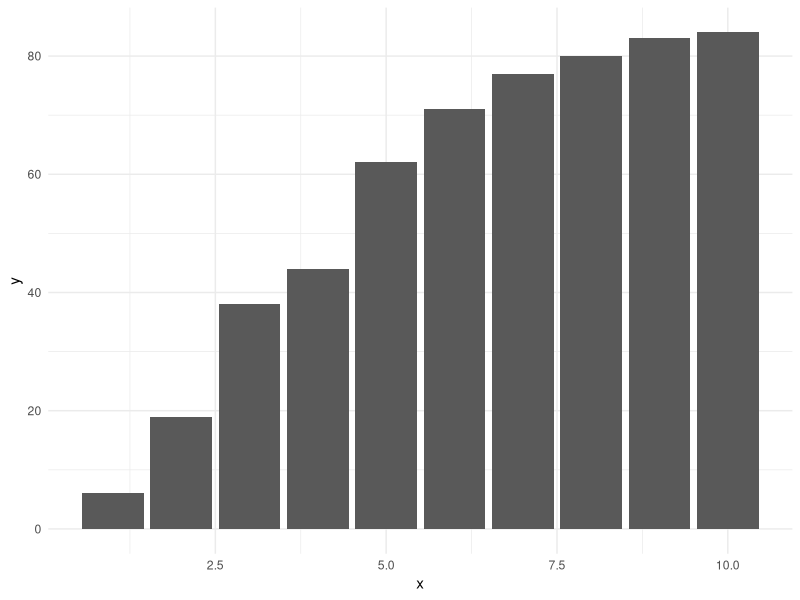
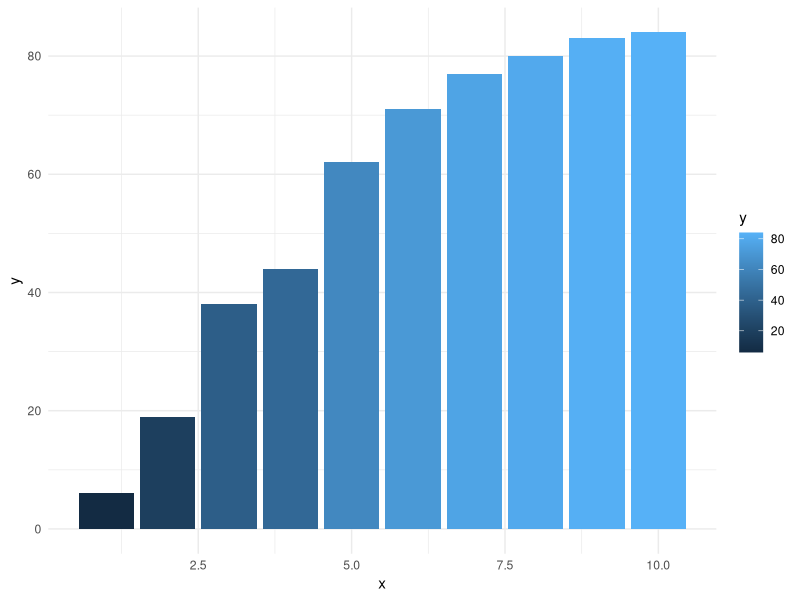
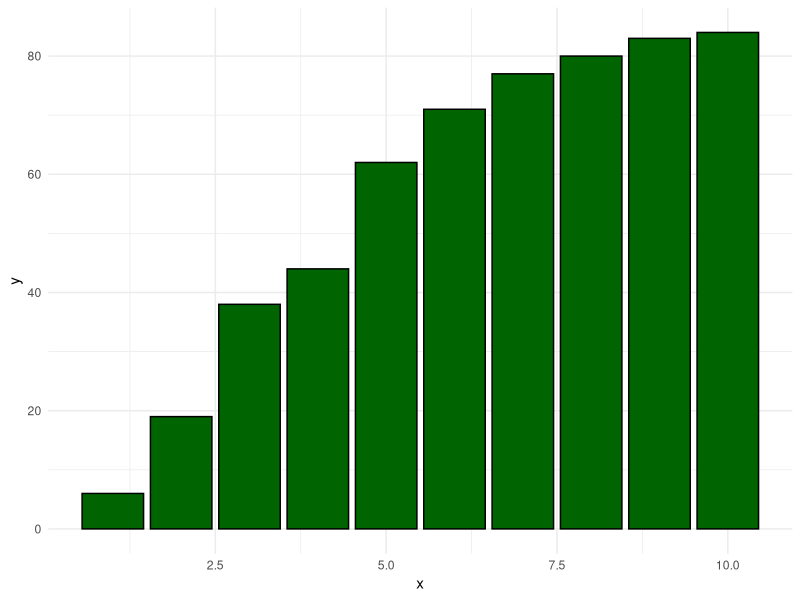
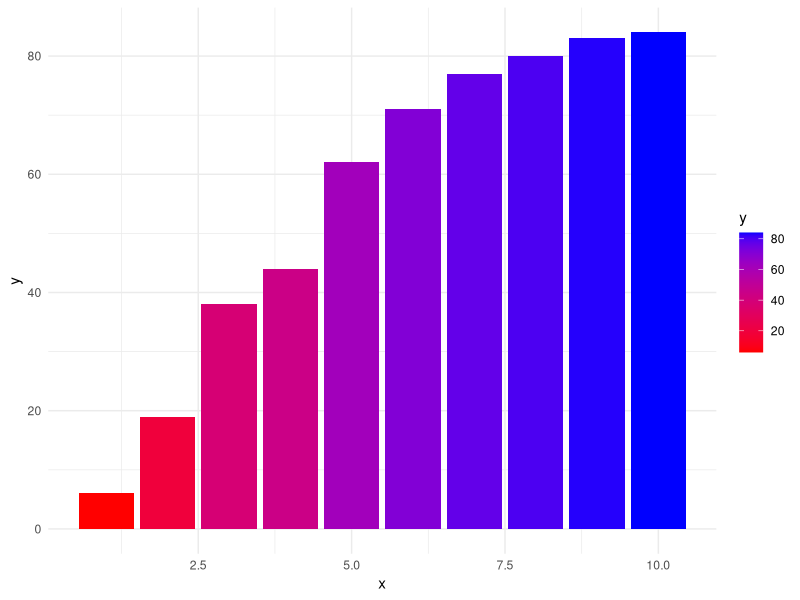
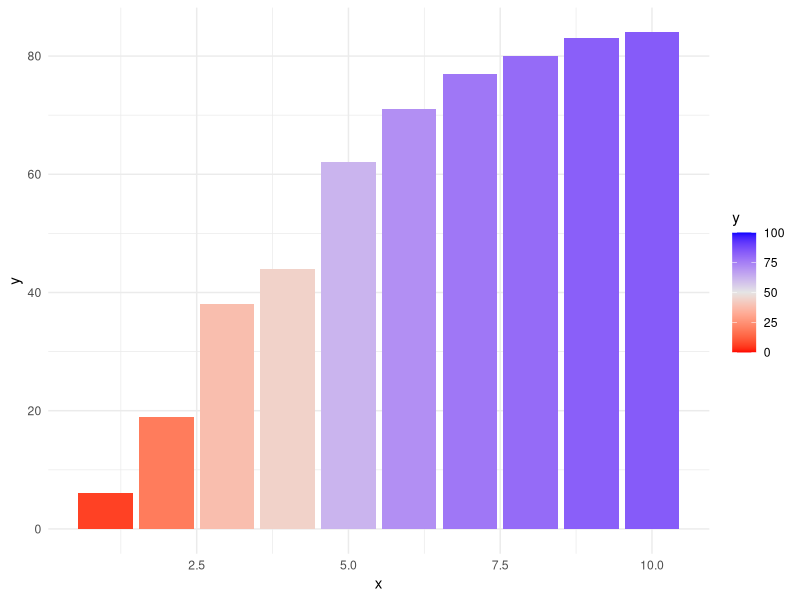
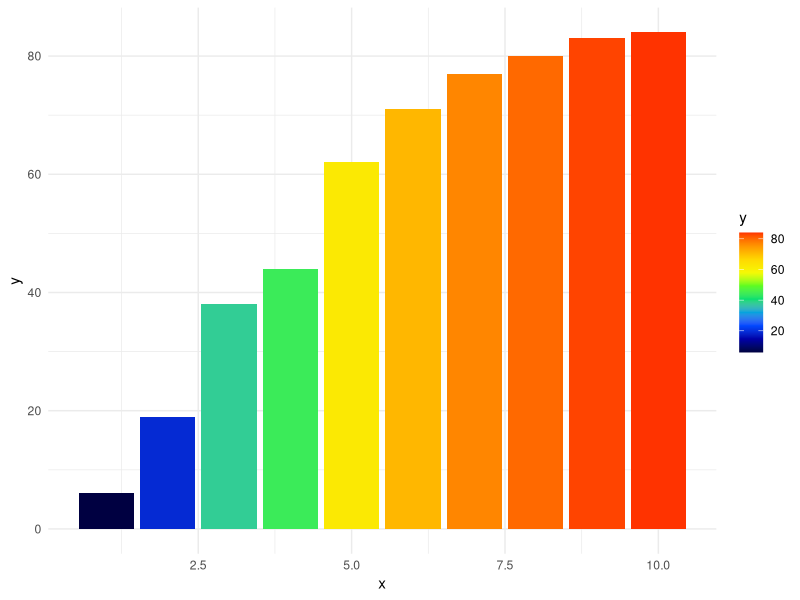
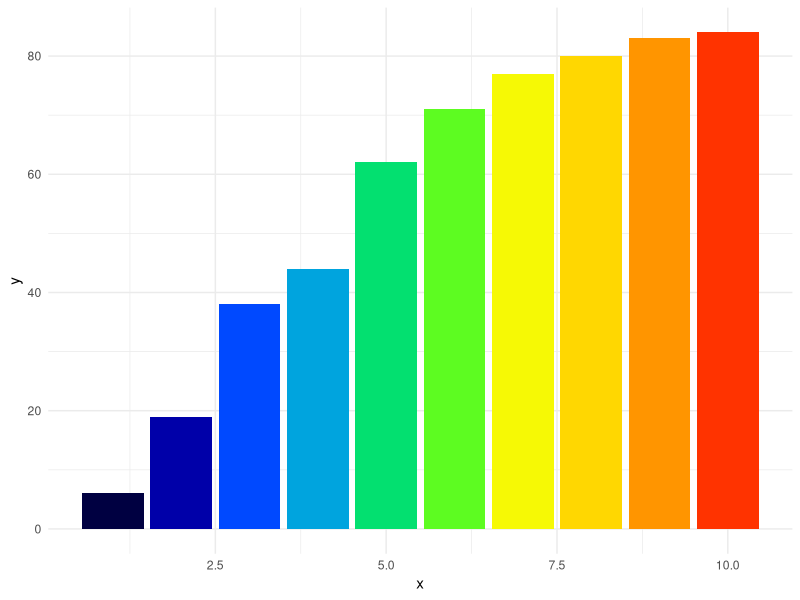
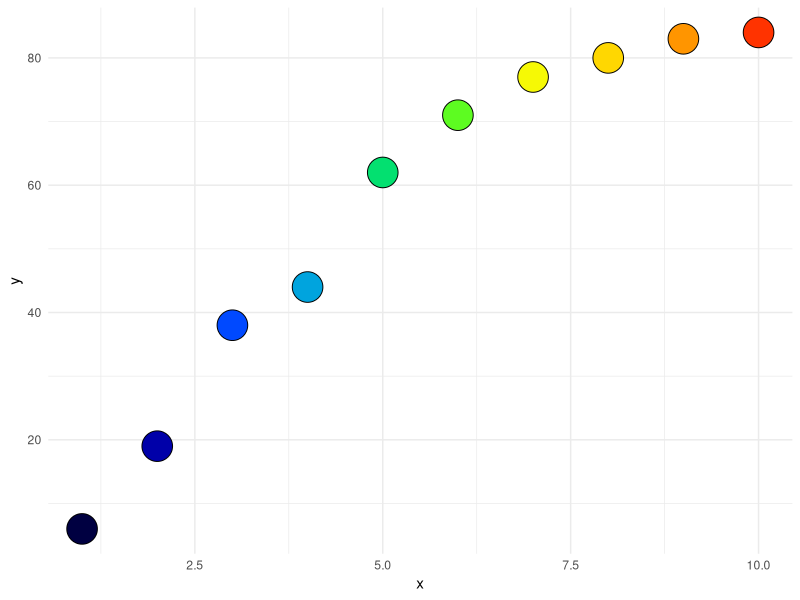

Here is the R script that generated these plots, in order:
####################################
#Lecture on color, Trevor Branch, FISH554
#Using color in R
#Look at Stowers Guide to color on class website 
#for named colors
####################################

library(tidyverse)
library(RColorBrewer)

#list of named colors in R
colors()

#create some random data, with sorted y values
values <- as_tibble(cbind(x=1:10, 
      y=sort(sample(1:100, size=10, replace=TRUE))))
values

#the default barplot
ggplot(data=values, aes(x=x, y=y)) + 
   geom_col() + 
   theme_minimal()

#color the bars by the values in the bars
ggplot(data=values, aes(x=x, y=y, fill=y)) + 
   geom_col() + 
   theme_minimal()

#change the default colors of all bars, color=outline, fill=inside
ggplot(data=values, aes(x=x, y=y)) + 
   geom_col(fill='darkgreen', color='black') + 
   theme_minimal()

#create a smooth set of colors between two colors using 
#scale_fill_gradient
ggplot(data=values, aes(x=x, y=y, fill=y)) + 
   geom_col() + theme_minimal() + 
   scale_fill_gradient(low='red', high='blue')

#create a custom diverging palette with a midpoint using
#scale_fill_gradient2, midpoint is value of middle of scale
#limits let you decide what value is the low color and high color
ggplot(data=values, aes(x=x, y=y, fill=y)) + 
   geom_col() + theme_minimal() + 
   scale_fill_gradient2(low='red', mid='gray90', high='blue', 
                        midpoint=50, limits=c(0,100))

#change the fill colors to a smooth palette of lots of colors
#color is related to the height of the bar
#rich.colors() is a better palette than rainbow()
library(gplots)
ggplot(data=values, aes(x=x, y=y, fill=y)) + 
   geom_col() + 
   theme_minimal() + 
   scale_fill_gradientn(colors = rich.colors(n=10)) 

#instead just color each bar a different color unrelated to the 
#values (remove from the aes() function)
ggplot(data=values, aes(x=x, y=y)) + 
   geom_col(fill = rich.colors(n=10)) + 
   theme_minimal() 

#points instead of bars, shape 21 is circle with different outer
#and inner bars, use nrow() to find out how many colors to select
ggplot(data=values, aes(x=x, y=y)) + 
   geom_point(fill = rich.colors(n=nrow(values)), color='black',
              size=10, shape=21) + 
   theme_minimal() 

#==========colorBrewer================================================
library(RColorBrewer)
display.brewer.all()

#only plot the first 8 values (too many values for colors for all)
ggplot(data=values[1:8,], aes(x=x, y=y)) + 
   geom_point(fill = brewer.pal(n=8, name='Dark2'), 
              size=10, shape=21) + 
   theme_minimal() 

#go to website and look for colors www.colorbrewer2.org
#this is what I do since it is easy to see how good they look on a map
bcolors <- c('#e41a1c', '#377eb8', '#4daf4a', '#984ea3', '#ff7f00')
ggplot(data=values[1:5,], aes(x=x, y=y)) + 
   geom_point(fill = bcolors, size=10, shape=21) + 
   theme_minimal() 

#use colorbrewer as a palette to interpolate between colors
#scale_fill_gradientn means interpolate between whatever colors
# you give it, limit sets the minimum for the lowest color
# and NA allows the default upper value to stand
display.brewer.all()
ggplot(data=values, aes(x=x, y=y, fill=y)) + 
   geom_col() + theme_minimal() + 
   scale_fill_gradientn(colors=brewer.pal(n=7,name='Oranges'),
                        limit=c(0,NA))

#=====transparency==========================
#create some random data from two normal distributions
set.seed(100) #so that random draws can be repeated
values2 <- as_tibble(cbind(x=rnorm(1000), y=rnorm(1000)))

#shape 21 is a circle with outline=color, fill=fill
ggplot(data=values2, aes(x=x, y=y)) + 
   geom_point(color='black', fill = 'red', size=5, shape=21) + 
   theme_minimal() 

#shape 16 is circle of just one color
#alpha = 0.2 is very transparent (0 <= alpha <= 1)
ggplot(data=values2, aes(x=x, y=y)) + 
   geom_point(color = 'red', size=5, shape=16, alpha=0.2) + 
   theme_minimal() 

#less transparent
ggplot(data=values2, aes(x=x, y=y)) + 
   geom_point(color = 'red', size=5, shape=16, alpha=0.6) + 
   theme_minimal() 

#only want fill to be transparent but outer line of circle solid
#note: adding 5 circles with alpha = 0.2 results in solid color
ggplot(data=values2, aes(x=x, y=y)) + 
   geom_point(size=5, shape=21,  
              color='red', 
              fill = adjustcolor(col='red',alpha.f=0.2)) + 
   theme_minimal() 


#====miscellaneous useful functions
col2rgb('yellow')  #return the red, green, blue components of a color

#convert RGB colors scaled from 0 to 1 into a hexadecimal number  
rgb(1.0, 1.0, 0.0) 

#convert RGB integers between 0 and 255 into hexadecimal
rgb(255, 255, 0, maxColorValue=255)  

#return all named colors with "red" in their names
#'grep' = useful command to return locations of matches of strings
#         within vectors
colors()[grep('red',colors())]       
                                     
